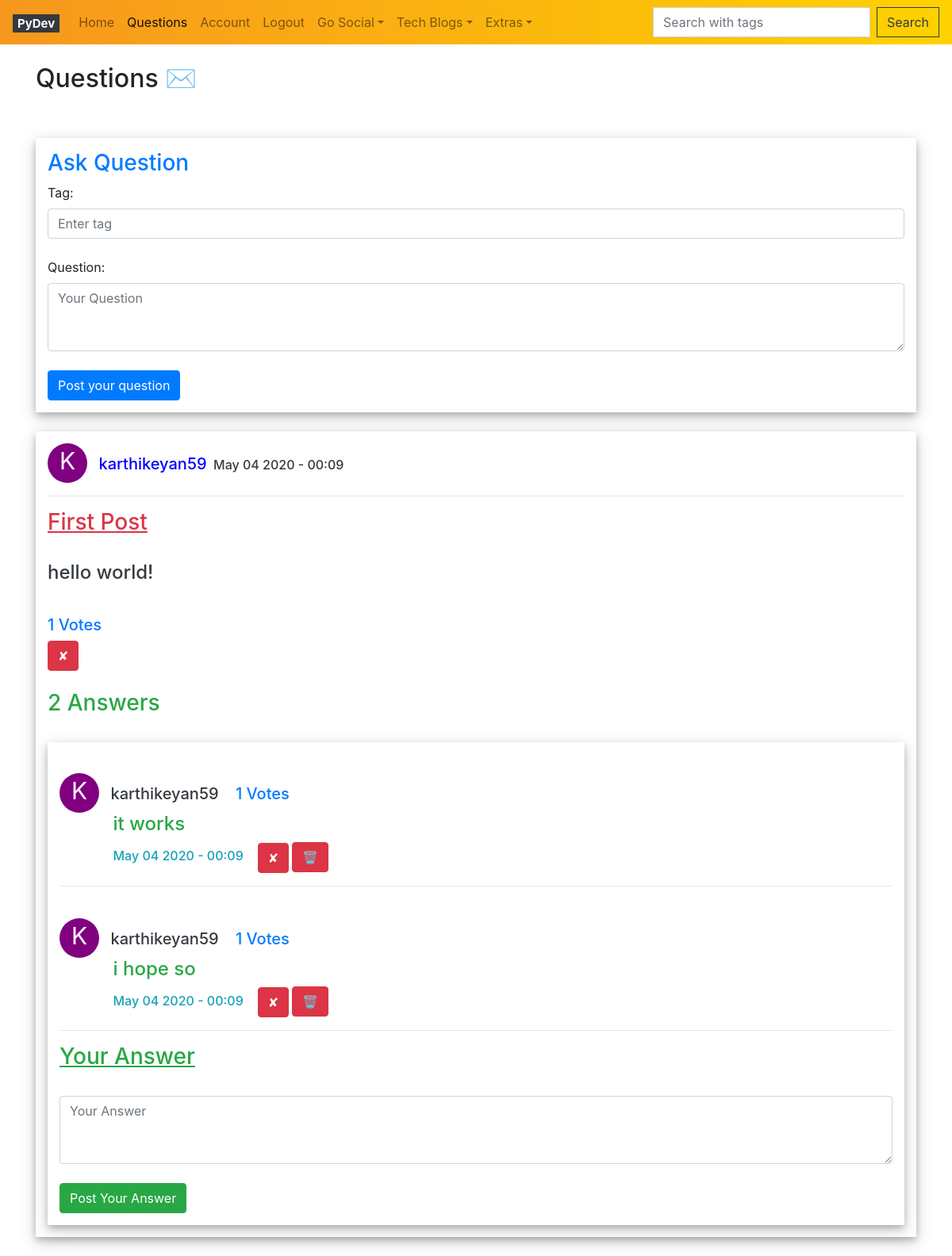
Page /posts (signed in) on the earlier database version.
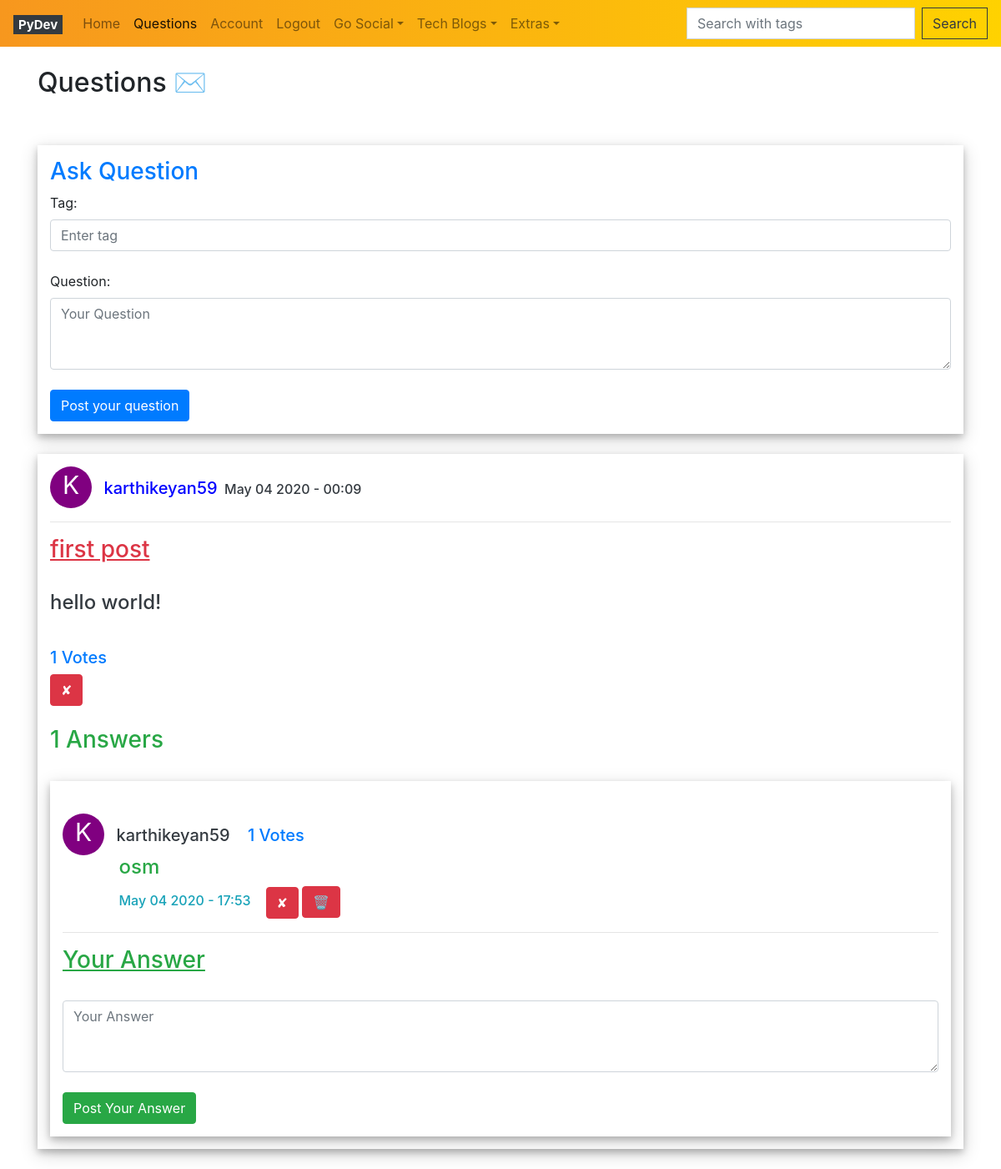
Same page on the later database version.
### models/__init__.py (models this page shows, shortened)
class Posts(db.Model):
	__tablename__ = 'posts'
	id = db.Column(db.Integer,primary_key = True)
	title = db.Column(db.String(100),nullable = False,default = 'N/A')
	content = db.Column(db.Text,nullable = False,default = 'N/A')
	author = db.Column(db.String(10),nullable = False,default = 'N/A')
	created = db.Column(db.DateTime, default=datetime.now)
	owner_id = db.Column(db.Integer,db.ForeignKey('user.id'))
	likes = db.relationship('PostLike',backref = 'post',lazy ='dynamic')
	comments = db.relationship('Comments',backref = 'post',lazy='dynamic',cascade ="all, delete-orphan")

class Comments(db.Model):
	__tablename__ = 'comments'
	id = db.Column(db.Integer,primary_key = True)
	content = db.Column(db.Text,nullable = False,default = 'N/A')
	author = db.Column(db.String(10),nullable = False,default = 'N/A')
	created = db.Column(db.DateTime, default=datetime.now)
	color = db.Column(db.String(120),nullable = False)
	post_id = db.Column(db.Integer,db.ForeignKey('posts.id'))
	likes = db.relationship('CommentLike',backref = 'comment',lazy = 'dynamic')

### views/__init__.py (the view)
@app.route('/posts',methods = ['GET','POST'])
@login_required
def posts():
	user_val = session.get('user_val', None)
	user = User.query.filter_by(username = user_val).first()
	color = user.color
	if request.method == 'POST':
		title = request.form['title']
		content =  request.form['content']
		author = user_val
		created = datetime.now()+timedelta(hours = 5,minutes = 30)
		user = User.query.filter_by(username = user_val).first()
		new_post = Posts(title = title,content = content,author = author,owner = user,created = created)
		db.session.add(new_post)
		db.session.commit()
		return redirect('/posts')
	else:
		allposts = Posts.query.order_by(Posts.created.desc()).all()
		return render_template('post.html',posts = allposts,id = id,color = color,user = user_val)

### models/__init__.py (called while the page is built)
	def has_liked_post(self,post):
		return PostLike.query.filter(PostLike.user_id == self.id, PostLike.post_id == post.id).count() > 0

	def has_liked_comment(self,comment):
		return CommentLike.query.filter(CommentLike.user_id == self.id, CommentLike.comment_id == comment.id).count() > 0

### views/__init__.py (called while the page is built)
@loginmanager.user_loader
def load_user(user_id):
	return User.query.get(int(user_id))

@app.context_processor
def context_processor():
	user_val = session.get('user_val', None)
	return dict(key = user_val)

### templates/post.html (shortened to what this page needs)
{% extends 'base.html' %}
{% block head %}
<br>
<h2>Questions ✉️</h2>
<br>
<br>
{% endblock %}
{% block body %}
<div style="padding: 15px; background-color: white; box-shadow: 0 4px 8px 0 rgba(0, 0, 0, 0.2), 0 6px 20px 0 rgba(0, 0, 0, 0.19);;">
<h3 class="text-primary">Ask Question</h3>
  <form action="/posts" method="POST">
    <label for="title">Tag:</label>
      <input class="form-control" type="text" name="title" id="title" placeholder="Enter tag" aria-label="Enter title" required>
    <br>
    <label for="content">Question:</label>
      <textarea class="form-control" name="content" id="content" placeholder="Your Question" aria-label="Enter content" rows="3" required></textarea>
      <br>
    <input class="btn btn-primary" id="addpost" type="submit" value="Post your question">
  </form>
</div>
{% if posts %}
	{% for post in posts %}
		<br>
	    <div style="padding: 15px; background-color: white; box-shadow: 0 4px 8px 0 rgba(0, 0, 0, 0.2), 0 6px 20px 0 rgba(0, 0, 0, 0.19);;">
        <div id="profileicon" class="circle" style="background-color:{{ post.owner.color }} ;">{{ post.author[0].upper() }}</div>
      	<div id='postdetail'><h5 id='postdetail' style="color:blue">{{ post.author }}</h5><h6 id='postdetail' class="text-dark">&nbsp;&nbsp;{{ post.created.strftime('%B %d %Y - %H:%M') }}</h6></div>
      	<hr>
        <h3 class="text-danger"><u>{{ post.title }}</u></h3><br>
			  <h4><p class="text-dark" style = "white-space:pre-wrap">{{ post.content }}</p></h4><br>
        <h5 id="profileicon" class="text-primary">{{ post.likes.count() }}&nbsp;Votes</h5>
        <br>
        {% if current_user.has_liked_post(post) %}
          <small><a class="btn btn-danger" id="unlike" href="{{ url_for('like_action', post_id=post.id, action='unlike') }}">✘</a></small><br>
        {% else %}
          <small>
          <a class="btn btn-success" id="like" href="{{ url_for('like_action', post_id=post.id, action='like') }}">✔</a></small><br>
        {% endif %}
        <br>
        <h3 class="text-success">{{ post.comments.count() }}&nbsp;Answers</h3>
        <br>
        <div style="padding: 15px; background-color: white; box-shadow: 0 4px 8px 0 rgba(0, 0, 0, 0.2), 0 6px 20px 0 rgba(0, 0, 0, 0.19);;">
        {% if post.comments.all() %}
           {% for comment in post.comments.all() %}
          <br>
            <div id="profileicon" class="circle" style="background-color:{{ comment.color }} ;">{{ comment.author[0].upper() }}
            </div>
            <div id='postdetail'><h5 id='postdetail' class="text-dark">{{ comment.author }}<h5 class="text-primary" id="postdetail">{{ comment.likes.count() }} Votes</h5></h5></div><br>
            <h4 id='postdetail'class="text-success" style = "white-space:pre-wrap">{{ comment.content }}</h4><br>&nbsp;&nbsp;&nbsp;&nbsp;&nbsp;&nbsp;&nbsp;&nbsp;&nbsp;&nbsp;&nbsp;&nbsp;&nbsp;&nbsp;
            <h6 id="postdetail"class="text-info">{{ comment.created.strftime('%B %d %Y - %H:%M') }}</h6>&nbsp;&nbsp;&nbsp;
            {% if current_user.has_liked_comment(comment) %}
              <small>
              <a class="btn btn-danger" id="unlike" href="{{ url_for('clike_action', comment_id=comment.id, action='unlike') }}">✘</a>
              </small>
              {% if comment.author == user %}
                <a class="btn btn-danger" id="deletecomment" href="/comment/delete/{{ comment.id }}" >🗑️</a>
              {% endif %}
            {% endif %}
            <hr>
          {% endfor %}
          <h3 class="text-success"><u>Your Answer</u></h3><br>
            <form action='/comment/{{post.id}}' method="POST">
                <textarea class="form-control" name="content" id="content" aria-label="Enter content" placeholder="Your Answer" rows="3" required></textarea>
                <br>
              <input class="btn btn-success"type="submit" id="addcomment" value="Post Your Answer">
            </form>
        {% endif %}
        </div>
      </div>
      <br>
	{% endfor %}
{% else %}
<br>
	<h3 class="text-warning">No Questions!</h3>
{% endif %}
{% endblock %}

### templates/base.html (shortened to what this page needs)
<!DOCTYPE html>
<html>
<head>
  <link rel="stylesheet" href="https://stackpath.bootstrapcdn.com/bootstrap/4.4.1/css/bootstrap.min.css">
</head>
<body>
<nav class="navbar navbar-expand-lg navbar-light" style="background:linear-gradient(to right,#f7971e,#ffd200 ); border-radius: 0px">
  <a class="navbar-brand" href="/posts"><span class="badge badge-dark" style="border-radius: 0px">PyDev</span></a>
<div class="collapse navbar-collapse" id="navbarSupportedContent">
    <ul class="navbar-nav mr-auto">
       <li class="nav-item">
        <a class="nav-link" href="/home/{{ key }}">Home</a>
       </li>
       <li class="nav-item">
        <a class="nav-link" href="/posts">Questions</a>
       </li>
       <li class="nav-item">
        <a class="nav-link" href="/account">Account</a>
       </li>
       <li class="nav-item">
        <a class="nav-link" href="/logout">Logout</a>
       </li>
      <li class="nav-item dropdown">
        <a class="nav-link dropdown-toggle" href="#" id="navbarDropdown" role="button" data-toggle="dropdown" aria-haspopup="true" aria-expanded="false">
        Go Social</a>
      </li>
      <li class="nav-item dropdown">
        <a class="nav-link dropdown-toggle" href="#" id="navbarDropdown" role="button" data-toggle="dropdown" aria-haspopup="true" aria-expanded="false">
          Tech Blogs</a>
      </li>
      <li class="nav-item dropdown">
        <a class="nav-link dropdown-toggle" href="#" id="navbarDropdown" role="button" data-toggle="dropdown" aria-haspopup="true" aria-expanded="false">
          Extras</a>
      </li>
    </ul>
    <form action="{{ url_for('search') }}" class="form-inline my-2 my-md-0">
    <input class="form-control mr-sm-2" id="searchbar" style="border-radius: 0px" type="text" name = 'title' placeholder="Search with tags">
      <button class="btn btn-outline-dark my-2 my-sm-0" style="border-radius: 0px" type="submit">Search</button>
    </form>
  </div>
</nav>
<div class = "container">
  {% block head %}{% endblock %}
  {% block body %}{% endblock %}
</div>
</body>
</html>

### templates/post.html (style rules this page uses)
.circle { height: 50px; width: 50px; border-radius: 50%; font-size: 30px; text-align: center; color: white; }
#profileicon { display:inline-block;margin-right:10px; }
#postdetail { display:inline-block; }

Differences in the rows shown:
removed Comments: author "K", author "karthikeyan59", likes.count "1", content "i hope so", created "May 04 2020 - 00:09"
changed Posts "hello world!": title "First Post" → "first post"; comments.count "2" → "1"
changed Comments "karthikeyan59": content "it works" → "osm"; created "May 04 2020 - 00:09" → "May 04 2020 - 17:53"
